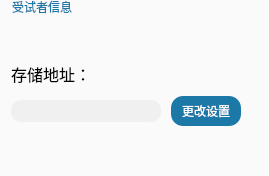
        <widget class="QGroupBox" name="tester_gbox">
         <property name="styleSheet">
          <string notr="true">QGroupBox {
    font: 25px &quot;黑体&quot;;
    border: none;
	background-color: rgb(250, 250, 250);
    border-radius:6px;
    margin-top:12px;
}
QGroupBox:title {
    color:rgb(28, 120, 167);
    subcontrol-origin: margin;
    left: 10px;
}</string>
         </property>
         <property name="title">
          <string>受试者信息</string>
         </property>
         <layout class="QVBoxLayout" name="verticalLayout_9">
          <property name="spacing">
           <number>10</number>
          </property>
          <property name="topMargin">
           <number>50</number>
          </property>
          <property name="bottomMargin">
           <number>50</number>
          </property>
          <item>
           <widget class="QLabel" name="label_20">
            <property name="font">
             <font>
              <family>黑体</family>
              <pointsize>12</pointsize>
              <weight>50</weight>
              <italic>false</italic>
              <bold>false</bold>
             </font>
            </property>
            <property name="styleSheet">
             <string notr="true">border:none;
font: 12pt &quot;黑体&quot;;</string>
            </property>
            <property name="text">
             <string>存储地址：</string>
            </property>
           </widget>
          </item>
          <item>
           <layout class="QHBoxLayout" name="horizontalLayout_36" stretch="0,1">
            <property name="leftMargin">
             <number>0</number>
            </property>
            <item>
             <layout class="QHBoxLayout" name="horizontalLayout_16">
              <item>
               <widget class="QLineEdit" name="lineEdit_9">
                <property name="minimumSize">
                 <size>
                  <width>150</width>
                  <height>22</height>
                 </size>
                </property>
                <property name="maximumSize">
                 <size>
                  <width>150</width>
                  <height>22</height>
                 </size>
                </property>
                <property name="styleSheet">
                 <string notr="true">border:none;
font: 10pt &quot;Microsoft YaHei UI&quot;;
background-color: rgb(240, 240, 240);
border-radius:10px;</string>
                </property>
               </widget>
              </item>
              <item>
               <widget class="QPushButton" name="pushButton_11">
                <property name="minimumSize">
                 <size>
                  <width>70</width>
                  <height>30</height>
                 </size>
                </property>
                <property name="maximumSize">
                 <size>
                  <width>70</width>
                  <height>30</height>
                 </size>
                </property>
                <property name="styleSheet">
                 <string notr="true">QPushButton:hover {
	background-color: rgb(58, 189, 236);
}

QPushButton:pressed {
	
	background-color: rgb(27, 87, 126);
}

QPushButton {
	background-color: rgb(28, 120, 167);
	color: rgb(255, 255, 255);
	font: 10pt &quot;黑体&quot;;
	border-radius: 12px;
	border: 10px;
}</string>
                </property>
                <property name="text">
                 <string>更改设置</string>
                </property>
               </widget>
              </item>
             </layout>
            </item>
            <item>
             <widget class="QLabel" name="label_40">
              <property name="text">
               <string/>
              </property>
             </widget>
            </item>
           </layout>
          </item>
         </layout>
        </widget>
